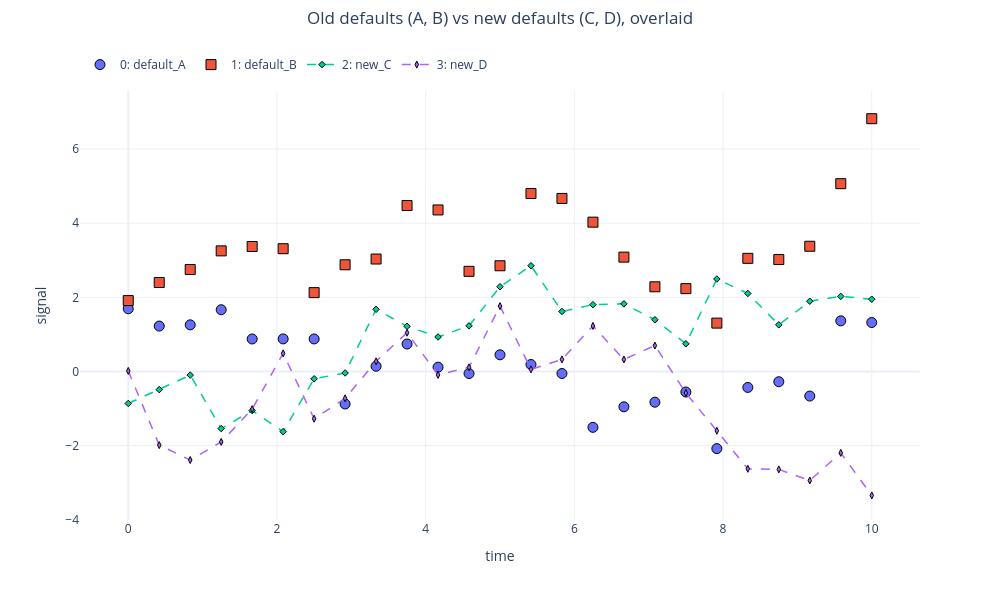

This figure's notebook cell:
### Markdown cell above
Overlaying all four shows it directly — A & B are big solid markers (old
defaults), C & D are small dashed lines (new defaults):

### Code cell
nb.plot(x='time', y='signal',
        suptitle='Old defaults (A, B) vs new defaults (C, D), overlaid',
        figsize=(10, 6))

### Figure 1 — Plotly figure (JSON) as saved in the notebook; plotly's stock layout.template omitted (floating-point values rounded to 4 significant figures)
{"data": [{"hovertemplate": "<b><u>Set: 0</u></b><br><b>default_A</b><br>time: %{x:.2f}<br>signal: %{y:.2f}<extra></extra>", "legendgroup": "group_0", "line": {"color": "#636EFA", "width": 2}, "marker": {"color": "#636EFA", "line": {"color": "black", "width": 1}, "opacity": 1, "size": 10, "symbol": "circle"}, "mode": "markers+markers", "name": "0: default_A", "showlegend": true, "type": "scatter", "x": [0.0, 0.4167, 0.8333, 1.25, 1.667, 2.083, 2.5, 2.917, 3.333, 3.75, 4.167, 4.583, 5.0, 5.417, 5.833, 6.25, 6.667, 7.083, 7.5, 7.917, 8.333, 8.75, 9.167, 9.583, 10.0], "xaxis": "x", "y": [1.691, 1.225, 1.257, 1.665, 0.876, 0.8781, 0.8772, -0.8775, 0.1401, 0.7406, 0.1152, -0.05637, 0.4489, 0.1876, -0.05517, -1.508, -0.9538, -0.83, -0.5555, -2.082, -0.4313, -0.277, -0.6641, 1.365, 1.32], "yaxis": "y"}, {"hovertemplate": "<b><u>Set: 1</u></b><br><b>default_B</b><br>time: %{x:.2f}<br>signal: %{y:.2f}<extra></extra>", "legendgroup": "group_1", "line": {"color": "#EF553B", "width": 2}, "marker": {"color": "#EF553B", "line": {"color": "black", "width": 1}, "opacity": 1, "size": 10, "symbol": "square"}, "mode": "markers+markers", "name": "1: default_B", "showlegend": true, "type": "scatter", "x": [0.0, 0.4167, 0.8333, 1.25, 1.667, 2.083, 2.5, 2.917, 3.333, 3.75, 4.167, 4.583, 5.0, 5.417, 5.833, 6.25, 6.667, 7.083, 7.5, 7.917, 8.333, 8.75, 9.167, 9.583, 10.0], "xaxis": "x", "y": [1.912, 2.399, 2.751, 3.253, 3.371, 3.311, 2.127, 2.878, 3.033, 4.476, 4.358, 2.701, 2.852, 4.801, 4.668, 4.028, 3.084, 2.284, 2.234, 1.304, 3.052, 3.019, 3.378, 5.066, 6.819], "yaxis": "y"}, {"hovertemplate": "<b><u>Set: 2</u></b><br><b>new_C</b><br>time: %{x:.2f}<br>signal: %{y:.2f}<extra></extra>", "legendgroup": "group_2", "line": {"color": "#00CC96", "dash": "dash", "width": 1.5}, "marker": {"color": "#00CC96", "line": {"color": "black", "width": 1}, "opacity": 1, "size": 5, "symbol": "diamond"}, "mode": "lines+markers", "name": "2: new_C", "showlegend": true, "type": "scatter", "x": [0.0, 0.4167, 0.8333, 1.25, 1.667, 2.083, 2.5, 2.917, 3.333, 3.75, 4.167, 4.583, 5.0, 5.417, 5.833, 6.25, 6.667, 7.083, 7.5, 7.917, 8.333, 8.75, 9.167, 9.583, 10.0], "xaxis": "x", "y": [-0.8645, -0.4901, -0.09857, -1.542, -1.055, -1.625, -0.1981, -0.04127, 1.676, 1.218, 0.9304, 1.23, 2.286, 2.852, 1.618, 1.801, 1.824, 1.395, 0.7464, 2.494, 2.104, 1.258, 1.895, 2.025, 1.95], "yaxis": "y"}, {"hovertemplate": "<b><u>Set: 3</u></b><br><b>new_D</b><br>time: %{x:.2f}<br>signal: %{y:.2f}<extra></extra>", "legendgroup": "group_3", "line": {"color": "#AB63FA", "dash": "dash", "width": 1.5}, "marker": {"color": "#AB63FA", "line": {"color": "black", "width": 1}, "opacity": 1, "size": 5, "symbol": "diamond-tall"}, "mode": "lines+markers", "name": "3: new_D", "showlegend": true, "type": "scatter", "x": [0.0, 0.4167, 0.8333, 1.25, 1.667, 2.083, 2.5, 2.917, 3.333, 3.75, 4.167, 4.583, 5.0, 5.417, 5.833, 6.25, 6.667, 7.083, 7.5, 7.917, 8.333, 8.75, 9.167, 9.583, 10.0], "xaxis": "x", "y": [0.01449, -1.987, -2.39, -1.901, -1.017, 0.4889, -1.276, -0.7253, 0.2727, 1.045, -0.09278, 0.1107, 1.762, 0.0568, 0.3248, 1.229, 0.3238, 0.6985, -0.5808, -1.601, -2.627, -2.643, -2.942, -2.196, -3.345], "yaxis": "y"}], "layout": {"height": 600, "legend": {"orientation": "h", "x": 0, "xanchor": "left", "y": 0.9165, "yanchor": "top", "yref": "container"}, "margin": {"r": 80, "t": 88.1}, "showlegend": true, "title": {"text": "Old defaults (A, B) vs new defaults (C, D), overlaid", "x": 0.5, "xanchor": "center", "y": 0.98, "yanchor": "top", "yref": "container"}, "width": 1000, "xaxis": {"anchor": "y", "domain": [0, 1], "title": {"standoff": 15, "text": "time"}}, "yaxis": {"anchor": "x", "domain": [0, 1], "title": {"standoff": 15, "text": "signal"}}}}
